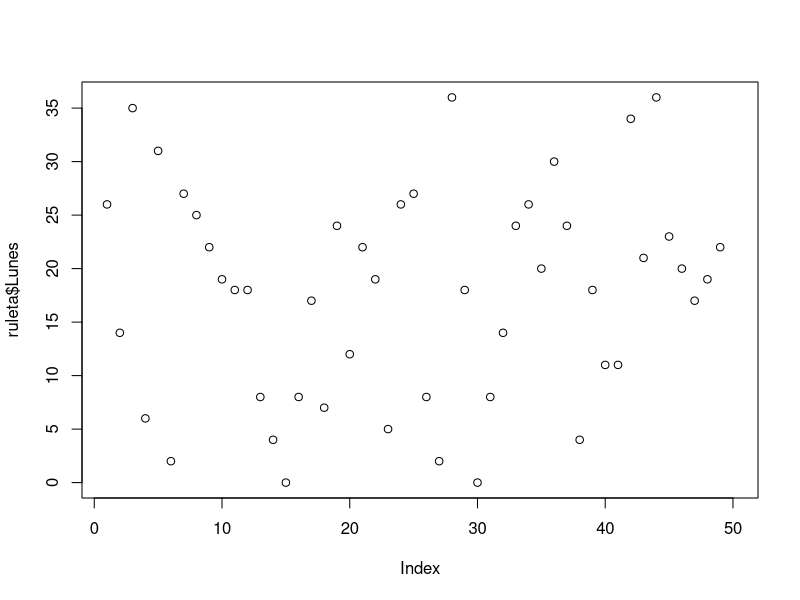

Reproduce this figure in R.
# Casos Nulos
# ===========

# Imagino estas definiciones
palabra=character(0)
numero=numeric(0)
nada=NULL

# Si observo en el environment, todas esas variables no tienen valor, están vacías. Puedo obtenerlas
# definiéndolas, como acabo de hacer, o como resultado de alguna operación.
numero2 = NULL*0

#Tengamos ahora un vector de datos con 5 números
cat("\014")
datos=c(3,6,12,98,32)
# añado un dato en la última posición... ¡No! ¡Dos más adelante!
datos[length(datos)+2]=75
datos
# En la posición sexta aparece "NA" (not available). ¿Qué ocurre si hago un cálculo con este vector?
mean(datos)
# Pues que evidentemente no puede calcular la media. Le falta un dato. A menos que le diga que retire 
# los datos NA con na.rm=TRUE
mean(datos,na.rm=TRUE)
mean(datos[-6]) # Todos quitando el 6

# Con otras funciones
cat("\014")
sum(datos,na.rm=TRUE)
cumsum(na.omit(datos))

# ¿En qué posiciones existe NA?
cat("\014")
is.na(datos)
which(is.na(datos)) # indices de los NA
which(!is.na(datos)) # índices que sí que son datos

# ==========================================================
# Cargamos los resultados de la ruleta del ejercicio anterior
cat("\014")
ruleta=read.csv("Cap_16_valores_cuantitativos_multidimensionales/ruleta.csv",header=TRUE)
# Y fuerzo a que haya algunos valores nulos
ruleta[30,c(3,6)]=NA
ruleta[50,c(1,4)]=NA
# En las columnas 1 (lunes) y 4 (jueves) fila 50 habrá NULL, y en la del Miércoles y Sábadao en la 30.
# calculando ahora sus medias
sapply(ruleta,FUN=mean) # ¡No sabe calcularla en lunes, miércoles, jueves o sábado!
sapply(ruleta,FUN=mean,na.rm=TRUE) # A menos que retire los NA.

cat("\014")
# Y calculo una tabla del primer vector de la ruleta el del lunes
table(ruleta$Lunes) # parece que lo ejecuta
# Sin embargo, no tiene todos los casos
sum(table(ruleta$Lunes))

t1=table(ruleta$Lunes,ruleta$miércoles)
ftable(t1)
sum(t1) # con tablas simplemente descarta los casos NA.
ftable(round(prop.table(t1,margin=1),2)) # E igual con tablas de frecuencias relativas

# Gráfica
plot(ruleta$Lunes)

